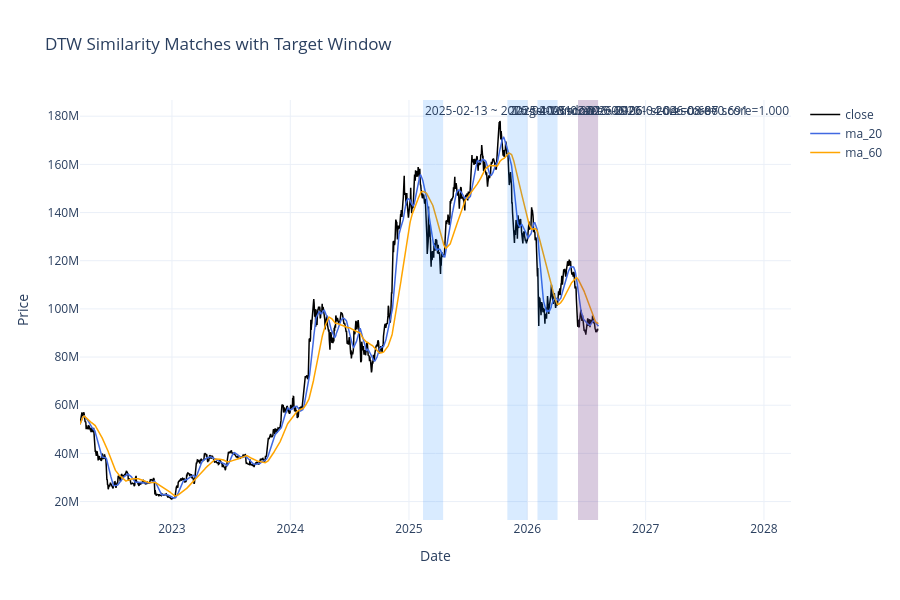

Notebook code for this chart:
### Code cell
visualize_similarity_matches(
    daily_df,
    similar_periods,
    start_date=target_start,
    end_date=target_end,
)

### Figure 1 — Plotly figure (JSON) as saved in the notebook; plotly's stock layout.template omitted (floating-point values rounded to 4 significant figures; data arrays with more than 128 entries replaced by an {"elided": "..."} marker saying what was removed)
{"data": [{"line": {"color": "black", "width": 1.5}, "mode": "lines", "name": "close", "type": "scatter", "x": {"elided": "1600 str values"}, "y": {"elided": "1600 float values"}}, {"line": {"color": "royalblue", "width": 1.5}, "mode": "lines", "name": "ma_20", "type": "scatter", "x": {"elided": "1600 str values"}, "y": {"elided": "1600 float values"}}, {"line": {"color": "orange", "width": 1.5}, "mode": "lines", "name": "ma_60", "type": "scatter", "x": {"elided": "1600 str values"}, "y": {"elided": "1600 float values"}}], "layout": {"annotations": [{"showarrow": false, "text": "Target Window", "x": "2026-08-07T09:00:00", "xanchor": "right", "xref": "x", "y": 1, "yanchor": "top", "yref": "y domain"}, {"showarrow": false, "text": "2026-06-06 ~ 2026-08-07\nscore=1.000", "x": "2026-06-06T09:00:00", "xanchor": "left", "xref": "x", "y": 1, "yanchor": "top", "yref": "y domain"}, {"showarrow": false, "text": "2025-02-13 ~ 2025-04-16\nscore=0.692", "x": "2025-02-13T09:00:00", "xanchor": "left", "xref": "x", "y": 1, "yanchor": "top", "yref": "y domain"}, {"showarrow": false, "text": "2026-02-01 ~ 2026-04-04\nscore=0.691", "x": "2026-02-01T09:00:00", "xanchor": "left", "xref": "x", "y": 1, "yanchor": "top", "yref": "y domain"}, {"showarrow": false, "text": "2025-10-31 ~ 2026-01-01\nscore=0.686", "x": "2025-10-31T09:00:00", "xanchor": "left", "xref": "x", "y": 1, "yanchor": "top", "yref": "y domain"}], "height": 600, "shapes": [{"fillcolor": "rgba(255, 0, 0, 0.15)", "line": {"width": 0}, "type": "rect", "x0": "2026-06-06T09:00:00", "x1": "2026-08-07T09:00:00", "xref": "x", "y0": 0, "y1": 1, "yref": "y domain"}, {"fillcolor": "rgba(0, 123, 255, 0.15)", "line": {"width": 0}, "type": "rect", "x0": "2026-06-06T09:00:00", "x1": "2026-08-07T09:00:00", "xref": "x", "y0": 0, "y1": 1, "yref": "y domain"}, {"fillcolor": "rgba(0, 123, 255, 0.15)", "line": {"width": 0}, "type": "rect", "x0": "2025-02-13T09:00:00", "x1": "2025-04-16T09:00:00", "xref": "x", "y0": 0, "y1": 1, "yref": "y domain"}, {"fillcolor": "rgba(0, 123, 255, 0.15)", "line": {"width": 0}, "type": "rect", "x0": "2026-02-01T09:00:00", "x1": "2026-04-04T09:00:00", "xref": "x", "y0": 0, "y1": 1, "yref": "y domain"}, {"fillcolor": "rgba(0, 123, 255, 0.15)", "line": {"width": 0}, "type": "rect", "x0": "2025-10-31T09:00:00", "x1": "2026-01-01T09:00:00", "xref": "x", "y0": 0, "y1": 1, "yref": "y domain"}], "title": {"text": "DTW Similarity Matches with Target Window"}, "xaxis": {"anchor": "y", "domain": [0, 1], "title": {"text": "Date"}}, "yaxis": {"anchor": "x", "domain": [0, 1], "title": {"text": "Price"}}}}
